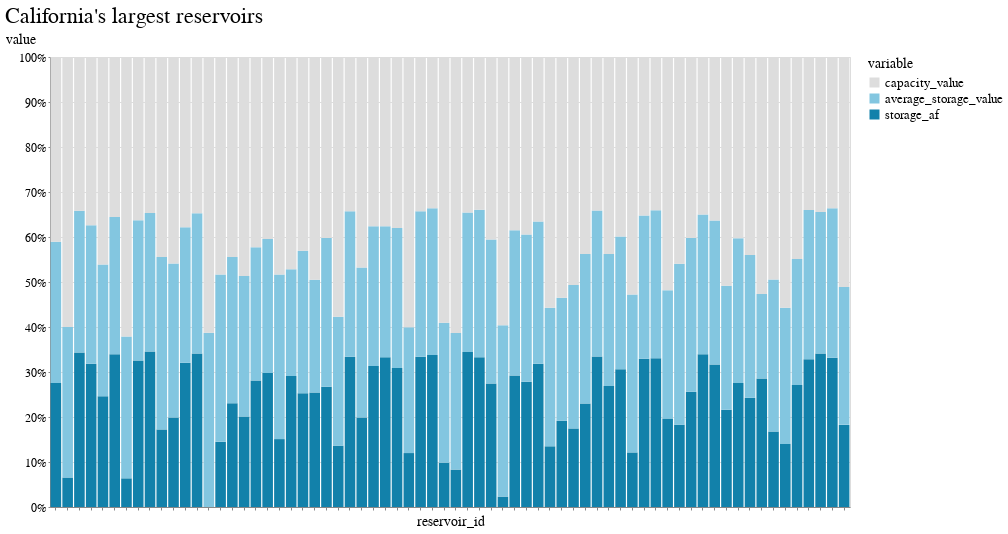

Write notebook code for a chart like this one.
### Code cell
domain = ["capacity_value", "average_storage_value", "storage_af", ]
range_ = ['#ddd', '#83c6e0', '#1281aa', ]

alt.Chart(melt).mark_bar().encode(
    x=alt.X('reservoir_id', axis=alt.Axis(labels=False)),
    y=alt.Y('value',stack="normalize"),
    order="bar_order",
    color=alt.Color(
        'variable', 
        scale=alt.Scale(domain=domain, range=range_), 
        #sort='descending'
    ),
    tooltip=["reservoir_id"]
).properties(title="California's largest reservoirs")

### Figure 1 — Vega-Lite specification as saved in the notebook (floating-point values rounded to 4 significant figures; data arrays with more than 128 entries replaced by an {"elided": "..."} marker saying what was removed)
{"config": {"view": {"width": 800, "height": 450}, "background": "#ffffff", "title": {"anchor": "start", "font": "BentonGothic-Bold, sans", "fontColor": "#000000", "fontSize": 22, "fontWeight": "normal"}, "arc": {"fill": "#82c6df"}, "area": {"fill": "#82c6df"}, "line": {"stroke": "#82c6df", "strokeWidth": 3}, "path": {"stroke": "#82c6df"}, "rect": {"fill": "#82c6df"}, "shape": {"stroke": "#82c6df"}, "bar": {"fill": "#82c6df"}, "point": {"stroke": "#82c6df"}, "symbol": {"fill": "#82c6df", "size": 30}, "axis": {"titleFont": "BentonGothic-Bold, sans", "titleFontSize": 14, "titleFontWeight": "normal", "labelFont": "BentonGothic, sans", "labelFontSize": 12, "labelFontWeight": "normal"}, "axisX": {"labelAngle": 0, "labelPadding": 4, "tickSize": 3}, "axisY": {"labelBaseline": "middle", "maxExtent": 45, "minExtent": 45, "tickSize": 2, "titleAlign": "left", "titleAngle": 0, "titleX": -45, "titleY": -11}, "legend": {"titleFont": "BentonGothic-Bold, sans", "titleFontSize": 14, "titleFontWeight": "normal", "symbolType": "square", "labelFont": "BentonGothic, sans", "labelFontSize": 13}, "range": {"category": ["#3580b1", "#ec8431", "#ab7fb4", "#c89d29", "#adc839", "#829eb1"], "diverging": ["#e68a4f", "#f4bb6a", "#f9e39c", "#dadfe2", "#a6b7c6", "#849eae"], "heatmap": ["#fbf2c7", "#f9e39c", "#f8d36e", "#f4bb6a", "#e68a4f", "#d15a40", "#ab4232"], "ordinal": ["#fbf2c7", "#f9e39c", "#f8d36e", "#f4bb6a", "#e68a4f", "#d15a40", "#ab4232"], "ramp": ["#fbf2c7", "#f9e39c", "#f8d36e", "#f4bb6a", "#e68a4f", "#d15a40", "#ab4232"]}}, "data": {"name": "data-aa65fe29e343a09b3885bc7479e68d70"}, "mark": "bar", "encoding": {"color": {"field": "variable", "scale": {"domain": ["capacity_value", "average_storage_value", "storage_af"], "range": ["#ddd", "#83c6e0", "#1281aa"]}, "type": "nominal"}, "order": {"field": "bar_order", "type": "quantitative"}, "tooltip": [{"field": "reservoir_id", "type": "nominal"}], "x": {"axis": {"labels": false}, "field": "reservoir_id", "type": "nominal"}, "y": {"field": "value", "stack": "normalize", "type": "quantitative"}}, "title": "California's largest reservoirs", "$schema": "https://vega.github.io/schema/vega-lite/v4.17.0.json", "datasets": {"data-aa65fe29e343a09b3885bc7479e68d70": {"elided": "204 records"}}}
